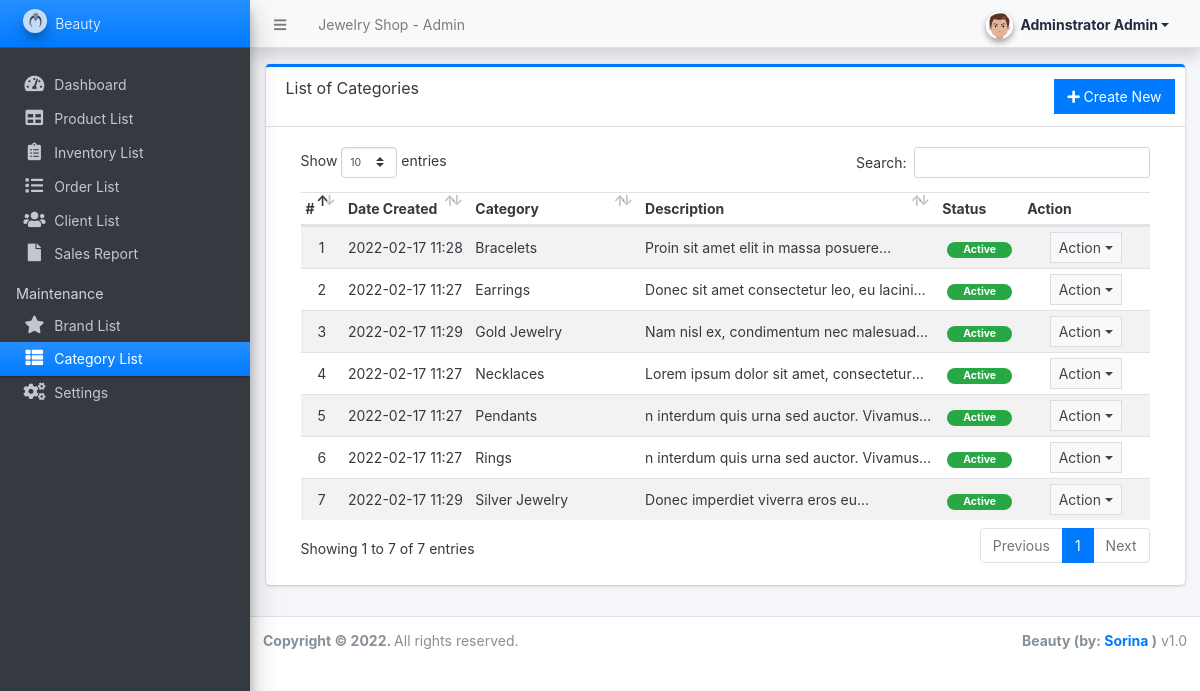
Page /admin/?page=maintenance/category (signed in) on the earlier database version.
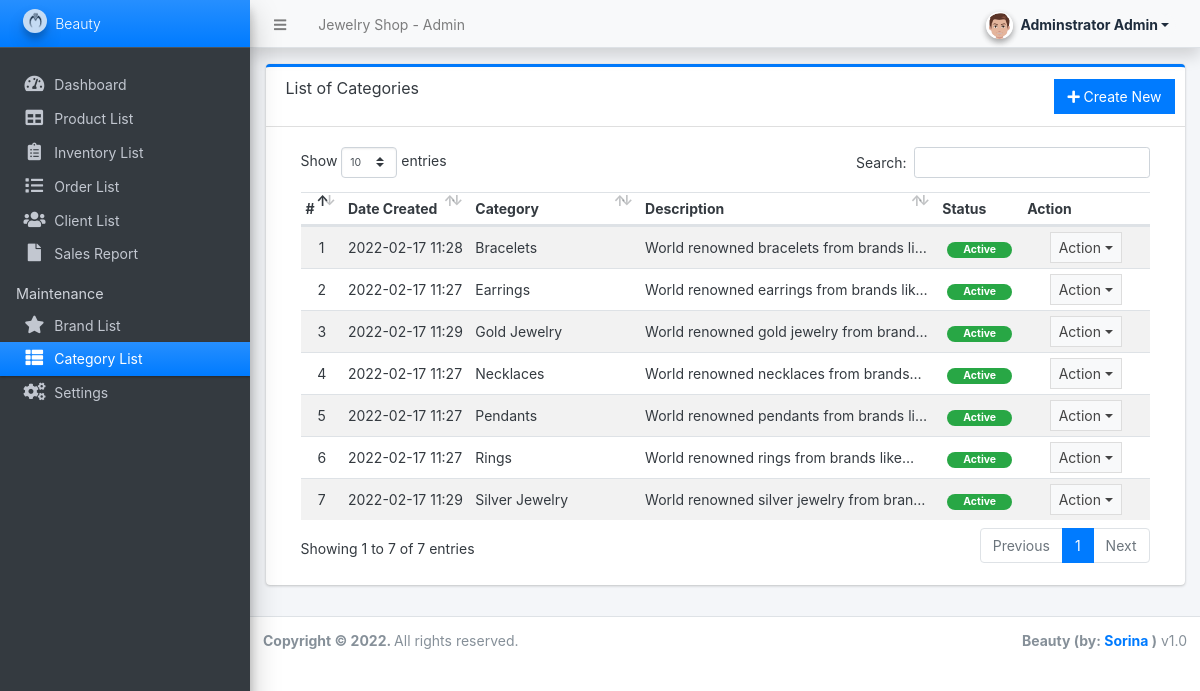
Same page on the later database version.
### tables this page shows
CREATE TABLE `categories` (
  `id` int(30) NOT NULL,
  `category` varchar(250) NOT NULL,
  `description` text DEFAULT NULL,
  `status` tinyint(1) NOT NULL DEFAULT 1,
  `delete_flag` tinyint(1) NOT NULL DEFAULT 0,
  `date_created` datetime NOT NULL DEFAULT current_timestamp()
);

### classes/DBConnection.php (called while the page is built, shortened)
<?php
class DBConnection{
    private $host = DB_SERVER;
    private $username = DB_USERNAME;
    private $password = DB_PASSWORD;
    private $database = DB_NAME;
    public $conn;
    public function __construct(){
        if (!isset($this->conn)) {
            $this->conn = new mysqli($this->host, $this->username, $this->password, $this->database);
        }
    }
}
?>

### classes/SystemSettings.php (called while the page is built, shortened)
<?php
class SystemSettings extends DBConnection{
	function info($field=''){
		if(!empty($field)){
			if(isset($_SESSION['system_info'][$field]))
				return $_SESSION['system_info'][$field];
			else
				return false;
		}else{
			return false;
		}
	}
}
$_settings = new SystemSettings();
?>

### config.php (called while the page is built, shortened)
<?php
require_once('classes/DBConnection.php');
require_once('classes/SystemSettings.php');
function validate_image($file){
	if(!empty($file)){
        $ex = explode("?",$file);
        $file = $ex[0];
        $ts = isset($ex[1]) ? "?".$ex[1] : '';
		if(is_file(base_app.$file)){
			return base_url.$file.$ts;
		}else{
			return base_url.'dist/img/no-image-available.png';
		}
	}else{
		return base_url.'dist/img/no-image-available.png';
	}
}
?>

### admin/maintenance/category.php (the view, shortened to what the changed rows need)
<div class="card card-outline card-primary">
	<div class="card-body">
		<div class="container-fluid">
        <div class="container-fluid">
			<table class="table table-hover table-striped">
				<colgroup>
				</colgroup>
				<thead>
					<tr>
						<th>#</th>
						<th>Date Created</th>
						<th>Category</th>
						<th>Description</th>
						<th>Status</th>
						<th>Action</th>
					</tr>
				</thead>
				<tbody>
					<?php
					$i = 1;
						$qry = $conn->query("SELECT * from `categories` where delete_flag = 0 order by category asc ");
						while($row = $qry->fetch_assoc()):
                            $row['description'] = strip_tags(stripslashes(html_entity_decode($row['description'])));
					?>
						<tr>
							<td class="text-center"><?php echo $i++; ?></td>
							<td><?php echo date("Y-m-d H:i",strtotime($row['date_created'])) ?></td>
							<td><?php echo $row['category'] ?></td>
							<td ><p class="truncate-1 m-0"><?php echo $row['description'] ?></p></td>
							<td class="text-center">
                                <?php if($row['status'] == 1): ?>
                                    <span class="badge badge-success px-3 rounded-pill">Active</span>
                                <?php else: ?>
                                    <span class="badge badge-danger px-3 rounded-pill">Inactive</span>
                                <?php endif; ?>
                            </td>
							<td align="center">
								 <button type="button" class="btn btn-flat btn-default btn-sm dropdown-toggle dropdown-icon" data-toggle="dropdown">
				                  		Action
				                  </button>
							</td>
						</tr>
					<?php endwhile; ?>
				</tbody>
			</table>
		</div>
		</div>
	</div>
</div>

### admin/inc/navigation.php (shortened to what the changed rows need)
<aside class="main-sidebar sidebar-dark-blue elevation-4 sidebar-no-expand">
  <a href="<?php echo base_url ?>admin" class="brand-link bg-gradient-blue text-sm">
  <img src="<?php echo validate_image($_settings->info('logo'))?>" alt="Store Logo" class="brand-image img-circle elevation-3" style="opacity: .8;width: 1.5rem;height: 1.5rem;max-height: unset">
  <span class="brand-text font-weight-light"><?php echo $_settings->info('short_name') ?></span>
  </a>
</aside>

Differences in the rows shown:
changed categories "Bracelets": description "Proin sit amet elit in massa…" → "World renowned bracelets from brands…"
changed categories "Earrings": description "Donec sit amet consectetur leo, eu…" → "World renowned earrings from brands…"
changed categories "Gold Jewelry": description "Nam nisl ex, condimentum nec…" → "World renowned gold jewelry from…"
changed categories "Necklaces": description "Lorem ipsum dolor sit amet,…" → "World renowned necklaces from…"
changed categories "Pendants": description "n interdum quis urna sed auctor. Vivamus…" → "World renowned pendants from brands…"
changed categories "Rings": description "n interdum quis urna sed auctor. Vivamus…" → "World renowned rings from brands…"
changed categories "Silver Jewelry": description "Donec imperdiet viverra eros…" → "World renowned silver jewelry from…"
